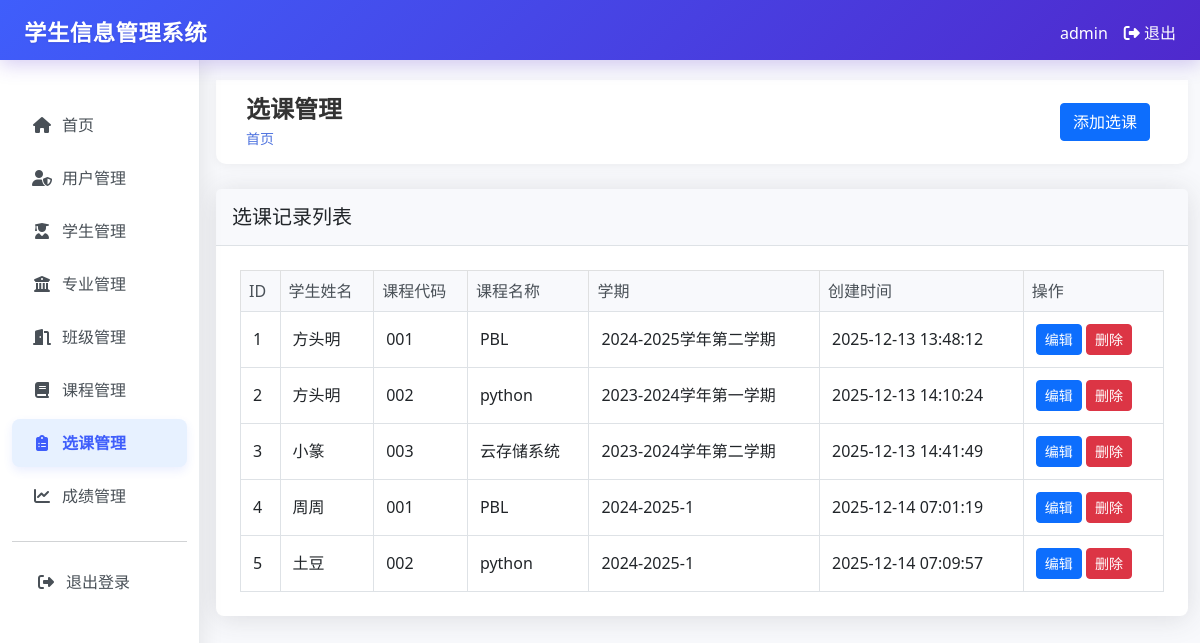
Page /enrollments (signed in) on the earlier database version.
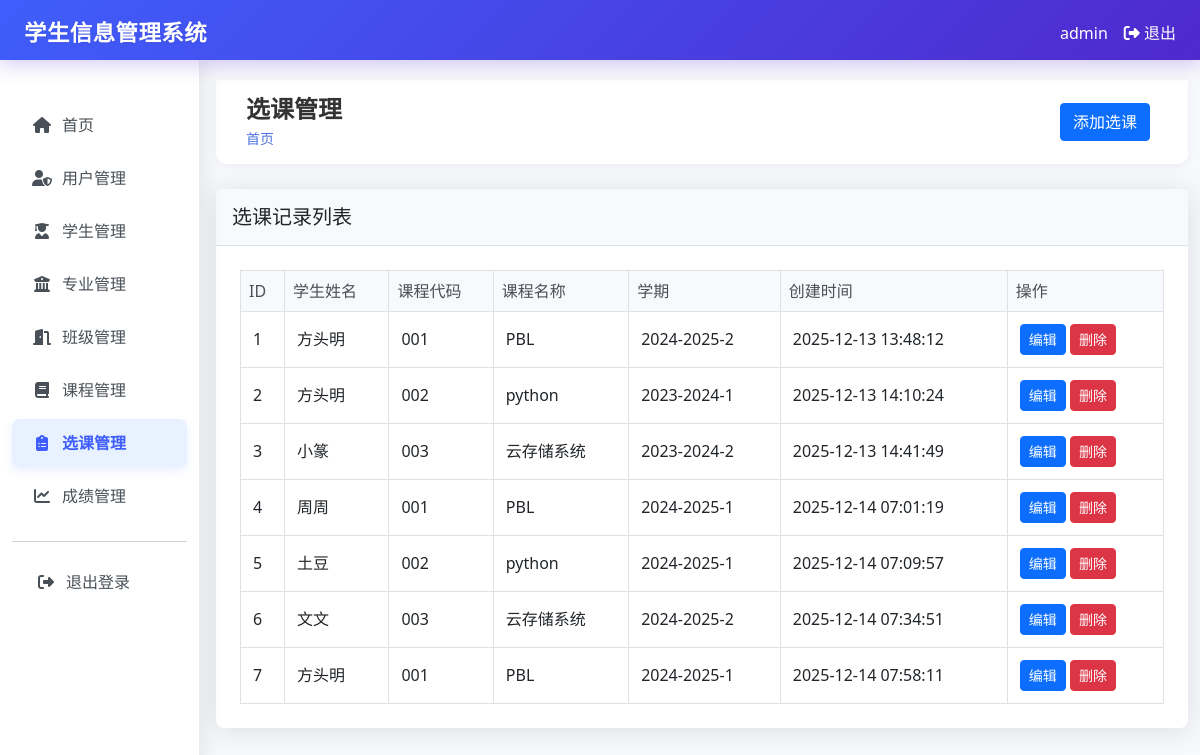
Same page on the later database version.
### tables this page shows
CREATE TABLE enrollments (
        id INTEGER PRIMARY KEY AUTOINCREMENT,
        student_id INTEGER,
        course_id INTEGER,
        grade REAL,
        semester TEXT,
        created_at TIMESTAMP DEFAULT CURRENT_TIMESTAMP,
        FOREIGN KEY (student_id) REFERENCES students (id),
        FOREIGN KEY (course_id) REFERENCES courses (id)
    );

CREATE TABLE students (
        id INTEGER PRIMARY KEY AUTOINCREMENT,
        student_id TEXT UNIQUE NOT NULL,
        name TEXT NOT NULL,
        gender TEXT NOT NULL,
        birth_date TEXT,
        address TEXT,
        phone TEXT,
        email TEXT,
        major_id INTEGER,
        class_id INTEGER,
        enrollment_date TEXT,
        created_by INTEGER,
        created_at TIMESTAMP DEFAULT CURRENT_TIMESTAMP,
        FOREIGN KEY (major_id) REFERENCES majors (id),
        FOREIGN KEY (class_id) REFERENCES classes (id),
        FOREIGN KEY (created_by) REFERENCES users (id)
    );

CREATE TABLE courses (
        id INTEGER PRIMARY KEY AUTOINCREMENT,
        code TEXT UNIQUE NOT NULL,
        name TEXT NOT NULL,
        description TEXT,
        credits INTEGER,
        created_at TIMESTAMP DEFAULT CURRENT_TIMESTAMP
    );

### app.py (the view, shortened to what this page needs)
@app.route("/enrollments")
@login_required
def enrollments():
    conn = get_db_connection()
    if session.get("role") == "admin":
        enrollments = conn.execute("""
            SELECT e.*, s.name as student_name, s.student_id, c.name as course_name, c.code
            FROM enrollments e
            JOIN students s ON e.student_id = s.id
            JOIN courses c ON e.course_id = c.id
            ORDER BY e.id ASC
        """).fetchall()
    conn.close()
    return render_template("enrollments/index.html", enrollments=enrollments)

### app.py (called while the page is built)
def login_required(f):
    @wraps(f)
    def decorated_function(*args, **kwargs):
        if "user_id" not in session:
            return redirect(url_for("login"))
        return f(*args, **kwargs)
    return decorated_function

def get_db_connection():
    conn = sqlite3.connect("student_management.db")
    conn.row_factory = sqlite3.Row
    return conn

### templates/enrollments/index.html (shortened to what this page needs)
{% extends "base.html" %}
{% block header %}选课管理{% endblock %}
{% block actions %}
<a href="{{ url_for('create_enrollment') }}" class="btn btn-primary">添加选课</a>
{% endblock %}
{% block content %}
<div class="card">
    <div class="card-header">
        <h5 class="card-title mb-0">选课记录列表</h5>
    </div>
    <div class="card-body">
        <div class="table-responsive">
            <table class="table table-bordered table-hover">
                <thead class="table-light">
                    <tr>
                        <th>ID</th>
                        <th>学生姓名</th>
                        <th>课程代码</th>
                        <th>课程名称</th>
                        <th>学期</th>
                        <th>创建时间</th>
                        <th>操作</th>
                    </tr>
                </thead>
                <tbody>
                    {% for enrollment in enrollments %}
                    <tr>
                        <td>{{ enrollment.id }}</td>
                        <td>{{ enrollment.student_name }}</td>
                        <td>{{ enrollment.code }}</td>
                        <td>{{ enrollment.course_name }}</td>
                        <td>{{ enrollment.semester }}</td>
                        <td>{{ enrollment.created_at }}</td>
                        <td>
                            <a href="{{ url_for('edit_enrollment', enrollment_id=enrollment.id) }}" class="btn btn-sm btn-primary">编辑</a>
                            <form action="{{ url_for('delete_enrollment', enrollment_id=enrollment.id) }}" method="post" style="display: inline;" onsubmit="return confirm('确定要删除此选课记录吗？');">
                                <button type="submit" class="btn btn-sm btn-danger">删除</button>
                            </form>
                        </td>
                    </tr>
                    {% endfor %}
                </tbody>
            </table>
        </div>
    </div>
</div>
{% endblock %}

### templates/base.html (shortened to what this page needs)
<!DOCTYPE html>
<html lang="zh-CN">
<head>
    <link href="https://cdn.jsdelivr.net/npm/bootstrap@5.3.0/dist/css/bootstrap.min.css" rel="stylesheet">
    <link rel="stylesheet" href="https://cdnjs.cloudflare.com/ajax/libs/font-awesome/6.4.0/css/all.min.css">
</head>
<body>
    <nav class="navbar navbar-dark fixed-top system-header">
        <div class="container-fluid">
            <span class="navbar-brand mb-0 h1 ms-4">学生信息管理系统</span>
            <div class="d-flex">
                <span class="text-white me-3">{{ session.username }}</span>
                <a href="{{ url_for('logout') }}" class="text-white text-decoration-none me-4">
                    <i class="fas fa-sign-out-alt"></i> 退出
                </a>
            </div>
        </div>
    </nav>
    <div class="container-fluid" style="padding-top: 60px;">
        <div class="row">
            <nav class="col-md-3 col-lg-2 d-md-block sidebar collapse">
                <div class="position-sticky pt-3">
                    <div class="nav-section">
                        <ul class="nav flex-column">
                            <li class="nav-item">
                                <a class="nav-link {% if request.endpoint in ['dashboard', 'users_dashboard'] %}active{% endif %}" href="{{ url_for('dashboard') }}">
                                    <i class="fas fa-home"></i>
                                    首页
                                </a>
                            </li>
                        </ul>
                    </div>
                        {% if session.role == 'admin' %}
                        <div class="nav-section">
                            <ul class="nav flex-column">
                                <li class="nav-item">
                                    <a class="nav-link {% if request.endpoint == 'users' %}active{% endif %}" href="{{ url_for('users') }}">
                                        <i class="fas fa-user-shield"></i>
                                        用户管理
                                    </a>
                                </li>
                            </ul>
                        </div>
                        {% endif %}
                        <div class="nav-section">
                            <ul class="nav flex-column">
                                <li class="nav-item">
                                    <a class="nav-link {% if request.endpoint == 'students' %}active{% endif %}" href="{{ url_for('students') }}">
                                        <i class="fas fa-user-graduate"></i>
                                        学生管理
                                    </a>
                                </li>
                                <li class="nav-item">
                                    <a class="nav-link {% if 'majors' in request.endpoint %}active{% endif %}" href="{{ url_for('majors') }}">
                                        <i class="fas fa-university"></i>
                                        专业管理
                                    </a>
                                </li>
                                <li class="nav-item">
                                    <a class="nav-link {% if 'classes' in request.endpoint %}active{% endif %}" href="{{ url_for('classes') }}">
                                        <i class="fas fa-door-open"></i>
                                        班级管理
                                    </a>
                                </li>
                                <li class="nav-item">
                                    <a class="nav-link {% if 'courses' in request.endpoint %}active{% endif %}" href="{{ url_for('courses') }}">
                                        <i class="fas fa-book"></i>
                                        课程管理
                                    </a>
                                </li>
                                <li class="nav-item">
                                    <a class="nav-link {% if 'enrollments' in request.endpoint %}active{% endif %}" href="{{ url_for('enrollments') }}">
                                        <i class="fas fa-clipboard-list"></i>
                                        选课管理
                                    </a>
                                </li>
                                <li class="nav-item">
                                    <a class="nav-link {% if 'grades' in request.endpoint %}active{% endif %}" href="{{ url_for('grades') }}">
                                        <i class="fas fa-chart-line"></i>
                                        成绩管理
                                    </a>
                                </li>
                            </ul>
                        </div>
                    <hr>
                    <ul class="nav flex-column">
                        <li class="nav-item">
                            <a class="nav-link logout-link" href="{{ url_for('logout') }}">
                                <i class="fas fa-sign-out-alt"></i>
                                退出登录
                            </a>
                        </li>
                    </ul>
                </div>
            </nav>
            <main class="col-md-9 ms-sm-auto col-lg-10 px-md-4 content" style="margin-left: 250px; padding-top: 20px;">
                <div class="top-header">
                    <div>
                        <h1 class="page-title">{% block header %}{% endblock %}</h1>
                        <div class="breadcrumb-container mt-1">
                            <a href="{{ url_for('dashboard') }}">首页</a>
                        </div>
                    </div>
                    <div class="btn-toolbar mb-2 mb-md-0">
                        <div class="btn-group me-2">
                            {% block actions %}{% endblock %}
                        </div>
                    </div>
                </div>
                {% block content %}{% endblock %}
            </main>
        </div>
    </div>
</body>
</html>

### templates/base.html (style rules this page uses)
.sidebar { height: 100vh; background-color: white; padding-top: 25px; box-shadow: 4px 0 20px rgba(0, 0, 0, 0.08); position: fixed; top: 60px; left: 0; z-index: 1000; overflow-y: auto; border-right: 1px solid #e9ecef; }
.sidebar .nav-link { color: #495057; padding: 12px 20px; border-radius: 8px; margin-bottom: 5px; transition: all 0.2s ease; display: flex; align-items: center; }
.sidebar .nav-link i { margin-right: 10px; width: 20px; text-align: center; }
.sidebar .nav-link.active { background-color: #e7f1ff; color: #3f5efb; font-weight: 600; box-shadow: 0 4px 10px rgba(63, 94, 251, 0.1); }
.sidebar .nav-link.active i { color: #3f5efb; opacity: 1; display: inline-block; margin-right: 10px; width: 20px; text-align: center; }
.content { padding: 20px; }
.card { margin-bottom: 20px; }
.sidebar .logout-link { position: relative; margin-left: 0; padding-left: 24px; }
.sidebar .logout-link::before { content: ''; position: absolute; left: 0; top: 0; bottom: 0; width: 4px; background-color: rgba(255, 255, 255, 0.5); border-radius: 0 4px 4px 0; }
.top-header { background: white; box-shadow: 0 2px 10px rgba(0, 0, 0, 0.05); padding: 15px 30px; margin-bottom: 25px; border-radius: 0 0 10px 10px; display: flex; justify-content: space-between; align-items: center; }
.page-title { font-size: 24px; font-weight: 600; color: #333; margin: 0; }
.breadcrumb-container { font-size: 14px; color: #666; }
.breadcrumb-container a { color: #4e73df; text-decoration: none; }
body { font-family: 'Segoe UI', Tahoma, Geneva, Verdana, sans-serif; background-color: #f8f9fc; color: #495057; }
.container-fluid { padding: 0; }
.card { border: none; border-radius: 0.5rem; box-shadow: 0 0.15rem 1.75rem 0 rgba(58, 59, 69, 0.15); }
.card-header { background-color: #f8f9fc; border-bottom: 1px solid #dee2e6; padding: 1rem; }
.card-body { padding: 1.5rem; }
.table { margin-bottom: 0; }
.table th { background-color: #f8f9fc; font-weight: 500; color: #495057; border-bottom: 1px solid #dee2e6; }
.table td { vertical-align: middle; padding: 0.75rem; }
.btn { border-radius: 0.25rem; font-weight: 500; transition: all 0.3s ease; }
.btn-danger { background-color: #dc3545; border-color: #dc3545; }
.pt-3 { padding-top: 1rem !important; }
.system-header { background: linear-gradient(135deg, #3f5efb 0%, #4f29cd 100%); box-shadow: 0 4px 20px rgba(79, 41, 205, 0.25); padding: 15px 0; z-index: 1002; height: 60px; }
.system-header .navbar-brand { font-weight: 700; font-size: 1.4rem; color: white !important; text-shadow: 0 1px 2px rgba(0, 0, 0, 0.1); letter-spacing: 0.5px; }

Differences in the rows shown:
changed enrollments id 1: semester "2024-2025学年第二学期" → "2024-2025-2"
changed enrollments id 2: semester "2023-2024学年第一学期" → "2023-2024-1"
changed enrollments "小篆": semester "2023-2024学年第二学期" → "2023-2024-2"
added enrollments: id "6", student_name "文文", code "003", course_name "云存储系统", semester "2024-2025-2", created_at "2025-12-14 07:34:51"
added enrollments: id "7", student_name "方头明", code "001", course_name "PBL", semester "2024-2025-1", created_at "2025-12-14 07:58:11"
